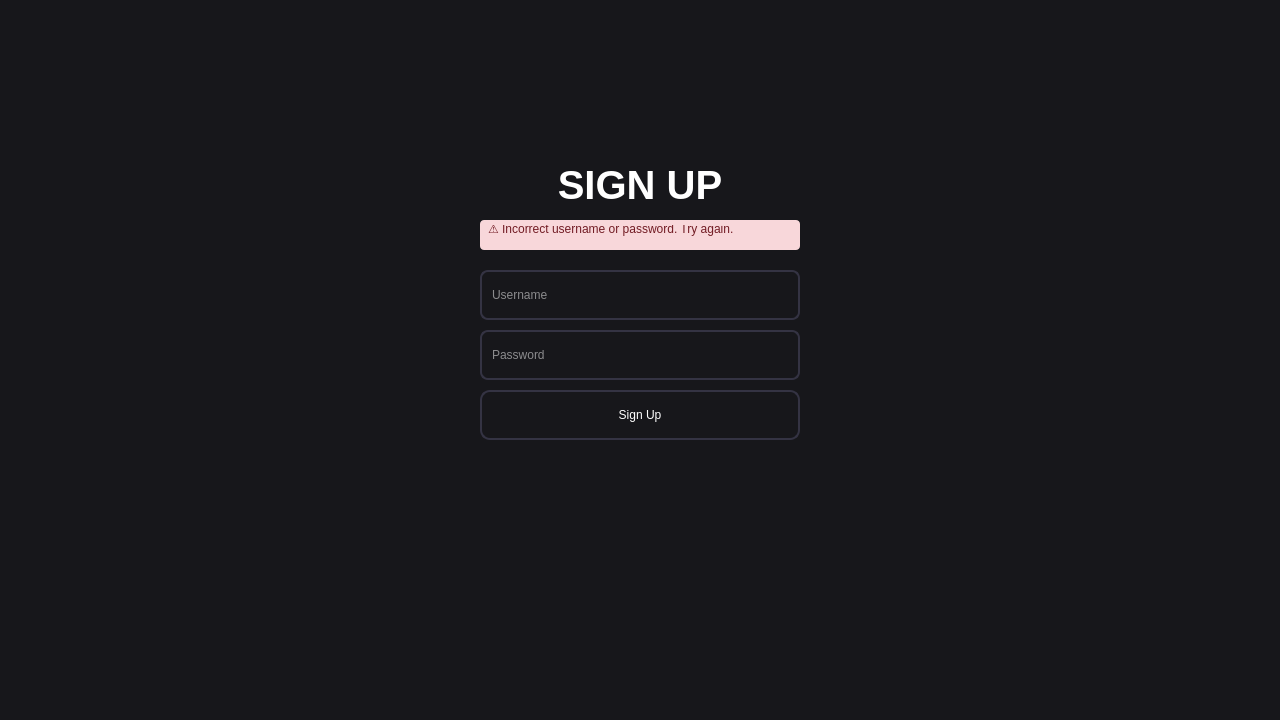
<?xml version="1.0" encoding="UTF-8"?>
<ui version="4.0">
 <class>Signup</class>
 <widget class="QWidget" name="Signup">
  <property name="geometry">
   <rect>
    <x>0</x>
    <y>0</y>
    <width>1280</width>
    <height>720</height>
   </rect>
  </property>
  <property name="windowTitle">
   <string>Form</string>
  </property>
  <property name="styleSheet">
   <string notr="true">background-color: #17171B;</string>
  </property>
  <widget class="QWidget" name="widget" native="true">
   <property name="geometry">
    <rect>
     <x>0</x>
     <y>-250</y>
     <width>1280</width>
     <height>720</height>
    </rect>
   </property>
   <property name="styleSheet">
    <string notr="true">background-image: url(:/background/ui/background/login.png);
background-repeat: no-repeat; /* Prevents the image from repeating */
background-color: none;
background-position: center; /* Centers the image */</string>
   </property>
   <widget class="QLineEdit" name="password_input">
    <property name="geometry">
     <rect>
      <x>480</x>
      <y>580</y>
      <width>320</width>
      <height>50</height>
     </rect>
    </property>
    <property name="styleSheet">
     <string notr="true">QLineEdit {
    background-color: #17171B;  /* Background color */
    border: 2px solid rgba(52, 51, 67, 255);  /* Default border color */
    border-radius: 8px;  /* Rounded corners */
    padding: 8px;  /* Padding inside the input box */
    color: white;  /* Text color */
}

QLineEdit:focus {
    border: 2px solid rgba(251, 109, 169, 255);  /* Border color on focus (gradient2) */
    outline: none;  /* Remove default outline */
}
</string>
    </property>
    <property name="text">
     <string/>
    </property>
    <property name="placeholderText">
     <string>Password</string>
    </property>
   </widget>
   <widget class="QLabel" name="login_title_label">
    <property name="geometry">
     <rect>
      <x>480</x>
      <y>410</y>
      <width>320</width>
      <height>50</height>
     </rect>
    </property>
    <property name="baseSize">
     <size>
      <width>0</width>
      <height>0</height>
     </size>
    </property>
    <property name="styleSheet">
     <string notr="true">QLabel {
    color: white;  /* Text color */
    font-size: 40px;  /* Font size */
	font-weight: bold;  /* Make the font bold */
	background-color: transparent;  /* Transparent background */
}
</string>
    </property>
    <property name="text">
     <string>SIGN UP</string>
    </property>
    <property name="alignment">
     <set>Qt::AlignCenter</set>
    </property>
   </widget>
   <widget class="QPushButton" name="sign_up_button">
    <property name="geometry">
     <rect>
      <x>480</x>
      <y>640</y>
      <width>320</width>
      <height>50</height>
     </rect>
    </property>
    <property name="cursor">
     <cursorShape>PointingHandCursor</cursorShape>
    </property>
    <property name="focusPolicy">
     <enum>Qt::ClickFocus</enum>
    </property>
    <property name="styleSheet">
     <string notr="true">QPushButton {
    background-color: qlineargradient(
        spread:pad, 
        x1:0, y1:0, 
        x2:1, y2:0, 
        stop:0 rgba(187, 63, 221, 255),  /* gradient1 */
        stop:0.5 rgba(251, 109, 169, 255),  /* gradient2 */
        stop:1 rgba(255, 159, 124, 255)   /* gradient3 */
    );
    color: white;  /* Text color */
    border: 2px solid rgba(52, 51, 67, 255);  /* Border color */
    border-radius: 10px;  /* Rounded corners */
    padding: 10px;  /* Padding around text */
}

QPushButton:hover {
    background-color: qlineargradient(
        spread:pad, 
        x1:0, y1:0, 
        x2:1, y2:0, 
        stop:0 rgba(207, 83, 241, 255),  /* Slightly lighter gradient1 for hover */
        stop:0.5 rgba(255, 129, 189, 255),  /* Slightly lighter gradient2 for hover */
        stop:1 rgba(255, 179, 144, 255)   /* Slightly lighter gradient3 for hover */
    );
}

QPushButton:pressed {
    background-color: qlineargradient(
        spread:pad, 
        x1:0, y1:0, 
        x2:1, y2:0, 
        stop:0 rgba(167, 43, 191, 255),  /* Darker gradient1 for pressed state */
        stop:0.5 rgba(231, 89, 149, 255),  /* Darker gradient2 for pressed state */
        stop:1 rgba(235, 139, 114, 255)   /* Darker gradient3 for pressed state */
    );
}
</string>
    </property>
    <property name="text">
     <string>Sign Up</string>
    </property>
   </widget>
   <widget class="QLineEdit" name="username_input">
    <property name="geometry">
     <rect>
      <x>480</x>
      <y>520</y>
      <width>320</width>
      <height>50</height>
     </rect>
    </property>
    <property name="styleSheet">
     <string notr="true">QLineEdit {
    background-color: #17171B;  /* Background color */
    border: 2px solid rgba(52, 51, 67, 255);  /* Default border color */
    border-radius: 8px;  /* Rounded corners */
    padding: 8px;  /* Padding inside the input box */
    color: white;  /* Text color */
}

QLineEdit:focus {
    border: 2px solid rgba(251, 109, 169, 255);  /* Border color on focus (gradient2) */
    outline: none;  /* Remove default outline */
}
</string>
    </property>
    <property name="text">
     <string/>
    </property>
    <property name="placeholderText">
     <string>Username</string>
    </property>
   </widget>
   <widget class="QLabel" name="error_label">
    <property name="geometry">
     <rect>
      <x>480</x>
      <y>470</y>
      <width>320</width>
      <height>30</height>
     </rect>
    </property>
    <property name="styleSheet">
     <string notr="true">background-color: #f8d7da;
color: #721c24;
border-radius: 4px;
padding: 5px;
</string>
    </property>
    <property name="text">
     <string>⚠️ Incorrect username or password. Try again.
</string>
    </property>
    <property name="alignment">
     <set>Qt::AlignLeading|Qt::AlignLeft|Qt::AlignVCenter</set>
    </property>
   </widget>
   <widget class="QLabel" name="eye_icon">
    <property name="geometry">
     <rect>
      <x>760</x>
      <y>593</y>
      <width>24</width>
      <height>24</height>
     </rect>
    </property>
    <property name="cursor">
     <cursorShape>PointingHandCursor</cursorShape>
    </property>
    <property name="styleSheet">
     <string notr="true">QLabel {
	image: url(:/icons/ui/icons/eye_closed.png);
	background-color: transparent;
}</string>
    </property>
    <property name="text">
     <string/>
    </property>
   </widget>
   <zorder>password_input</zorder>
   <zorder>login_title_label</zorder>
   <zorder>sign_up_button</zorder>
   <zorder>error_label</zorder>
   <zorder>eye_icon</zorder>
   <zorder>username_input</zorder>
  </widget>
 </widget>
 <tabstops>
  <tabstop>username_input</tabstop>
  <tabstop>password_input</tabstop>
 </tabstops>
 <resources>
  <include location="../ui.qrc"/>
 </resources>
 <connections/>
</ui>
